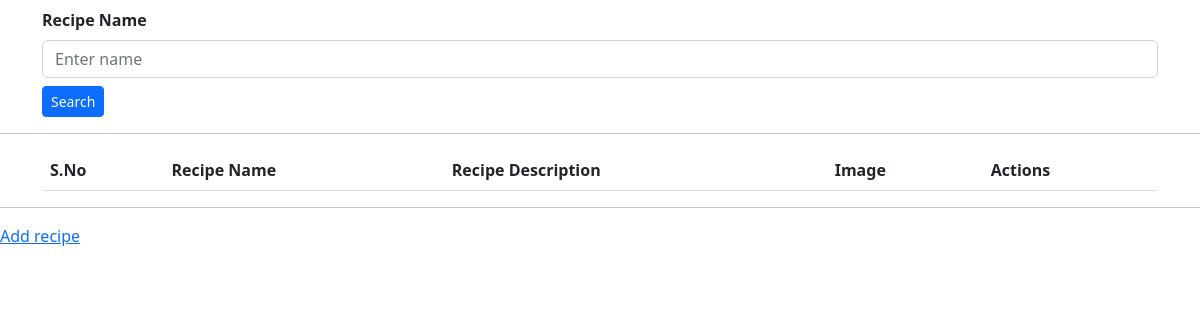
/allRecipes, run on an earlier commit of the app's database.
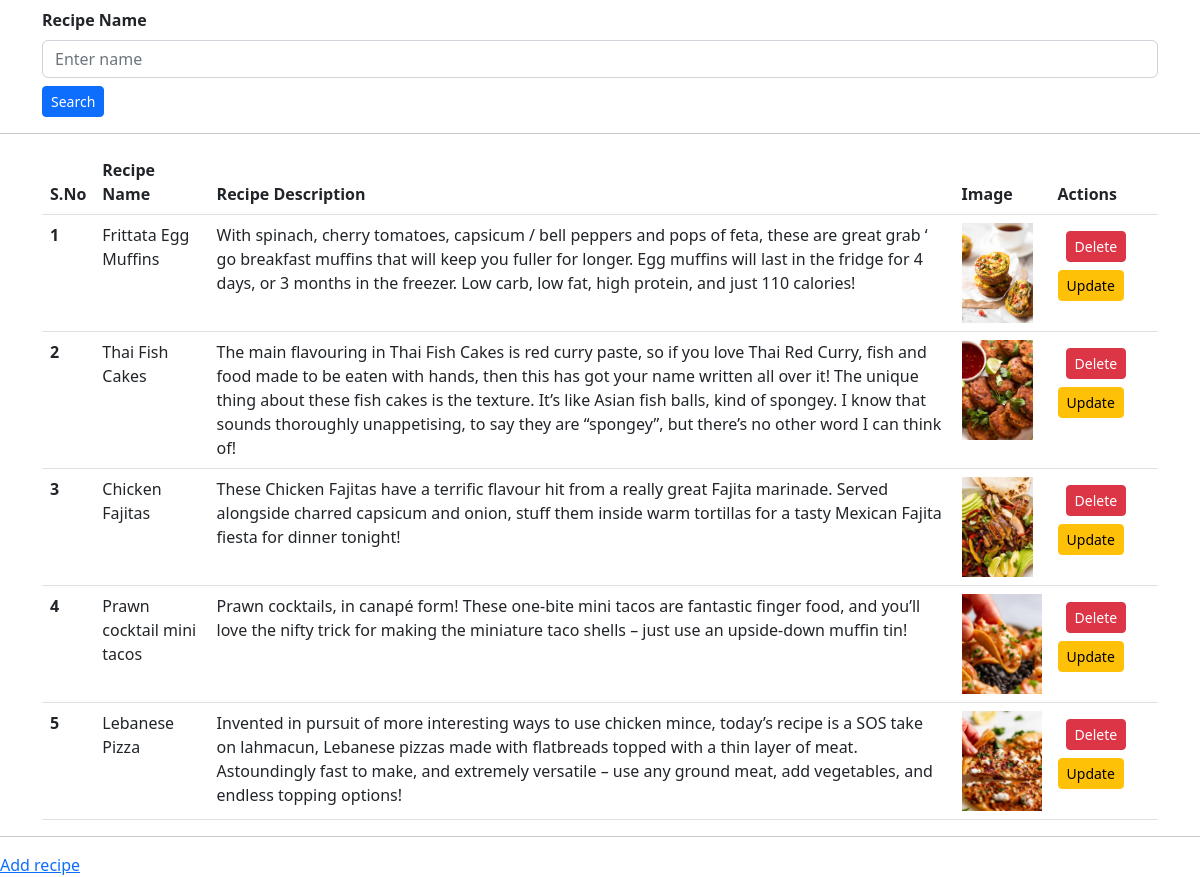
And on a later commit of the database.
### vege/models.py (models this page shows)
class Recipe(models.Model):
  user = models.ForeignKey(User, on_delete=models.DO_NOTHING)
  recipe_name=models.CharField(max_length=100)
  recipe_desc=models.TextField()
  recipe_image=models.ImageField(upload_to="vege/images")

### vege/views.py (the view)
# urls.py: path('allRecipes', allRecipes, name='viewRecipes'),
def allRecipes(request):
  page="Your Recipes"
  recipes=Recipe.objects.all()
  if request.GET.get('search'):
    recipes=recipes.filter(recipe_name__icontains = request.GET.get('search'))
  context={"recipes":recipes, "page":page}
  return render(request, "viewAllRecipes.html", context) #vege\templates\viewAllRecipes.html

### vege/templates/viewAllRecipes.html
{% extends "base-template.html" %}
{% block start %}
<div class="container">
  <div class="mb-3">
    <form>
      <label class="mt-2"><strong>Recipe Name</strong></label>
      <input type="text" class="form-control mt-2" id="exampleRecipeName" name="search" placeholder="Enter name">
      <button type="submit" class="btn btn-primary btn-sm mt-2">Search</button>
    </form>
  </div>
</div>
<hr>
<div class="container mt-6">
  <table class="table p-6">
    <thead>
      <tr>
        <th scope="col">S.No</th>
        <th scope="col">Recipe Name</th>
        <th scope="col">Recipe Description</th>
        <th scope="col">Image</th>
        <th scope="col">Actions</th>
      </tr>
    </thead>
    <tbody>
      {% for recipe in recipes %}
      <tr>
        <th scope="row">{{forloop.counter}}</th>
        <td>{{recipe.recipe_name}}</td>
        <td>{{recipe.recipe_desc}}</td>
        <td>
          <img src="/media/{{recipe.recipe_image}}" style="height: 100px;">
        </td>
        <td>
          <a class="btn btn-danger btn-sm m-2" href="deleteRecipe/{{recipe.id}}/" role="button">Delete</a>
          <a class="btn btn-warning btn-sm" href="updateRecipe/{{recipe.id}}/" role="button">Update</a>
        </td>
      </tr>
      {% endfor %}
    </tbody>
  </table>
</div>
<hr>
<div>
  <a href="/recipe">Add recipe</a>
</div>
{% endblock %}

### home/templates/base-template.html (shortened to what this page needs)
<!DOCTYPE html>
<html lang="en">
<head>
  <link href="https://cdn.jsdelivr.net/npm/bootstrap@5.2.3/dist/css/bootstrap.min.css" rel="stylesheet">
</head>
<body>
  {% block start %}
  {% endblock start %}
</body>
</html>

What changed in the data, as far as the page shows it:
added Recipe: recipe_name "Frittata Egg Muffins", recipe_desc "With spinach, cherry tomatoes, capsicum / bell peppers and pops of feta, these are great grab ‘ go breakfast muffins that will keep you fuller for longer. Egg muffins will last in the fridge for 4 days, or 3 months in the freezer. Low carb, low fat, high protein, and just 110 calories!", recipe_image (picture)
added Recipe: recipe_name "Thai Fish Cakes", recipe_desc "The main flavouring in Thai Fish Cakes is red curry paste, so if you love Thai Red Curry, fish and food made to be eaten with hands, then this has got your name written all over it! The unique thing about these fish cakes is the texture. It’s like Asian fish balls, kind of spongey. I know that sounds thoroughly unappetising, to say they are “spongey”, but there’s no other word I can think of!", recipe_image (picture)
added Recipe: recipe_name "Chicken Fajitas", recipe_desc "These Chicken Fajitas have a terrific flavour hit from a really great Fajita marinade. Served alongside charred capsicum and onion, stuff them inside warm tortillas for a tasty Mexican Fajita fiesta for dinner tonight!", recipe_image (picture)
added Recipe: recipe_name "Prawn cocktail mini tacos", recipe_desc "Prawn cocktails, in canapé form! These one-bite mini tacos are fantastic finger food, and you’ll love the nifty trick for making the miniature taco shells – just use an upside-down muffin tin!", recipe_image (picture)
added Recipe: recipe_name "Lebanese Pizza", recipe_desc "Invented in pursuit of more interesting ways to use chicken mince, today’s recipe is a SOS take on lahmacun, Lebanese pizzas made with flatbreads topped with a thin layer of meat. Astoundingly fast to make, and extremely versatile – use any ground meat, add vegetables, and endless topping options!", recipe_image (picture)
